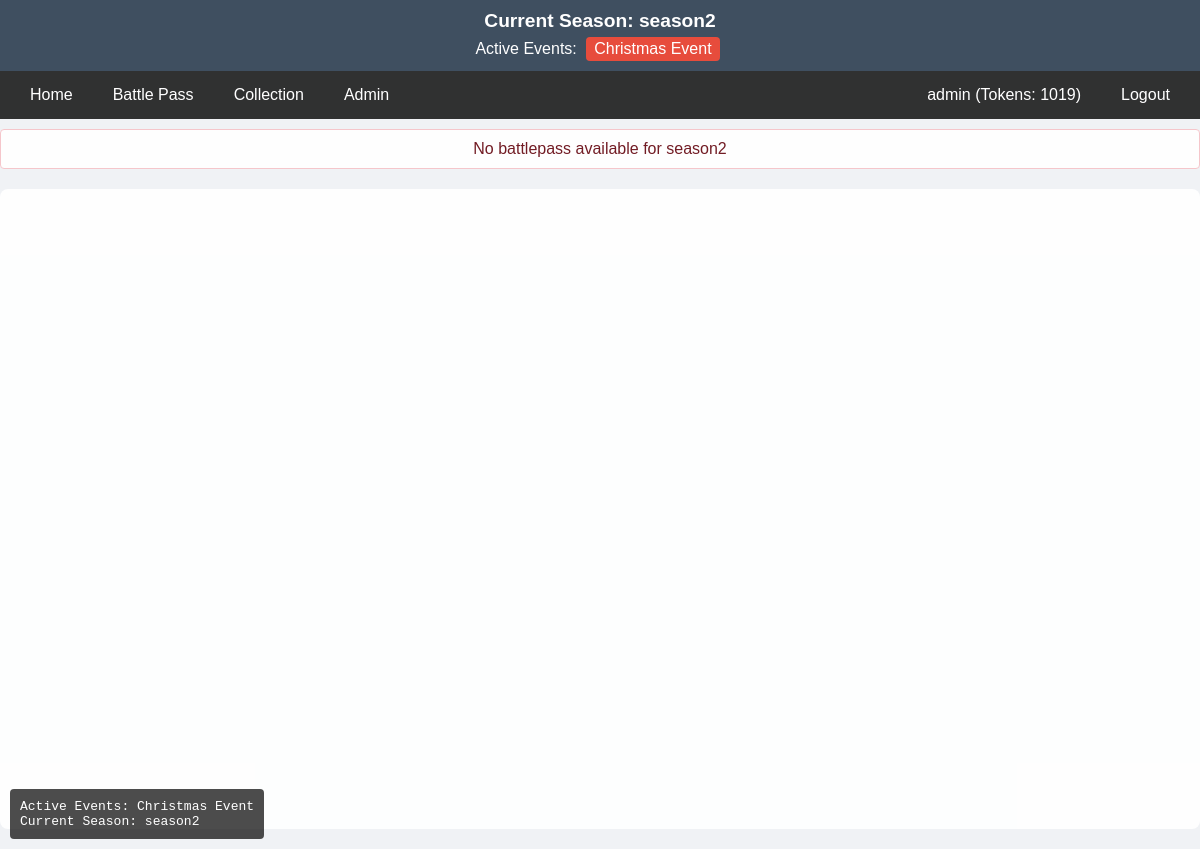
/battlepass (signed in), run on the app's committed database.
### index.py (models this page shows, shortened)
class Event(db.Model):
    id = db.Column(db.Integer, primary_key=True)
    name = db.Column(db.String(80), nullable=False)
    is_enabled = db.Column(db.Boolean, default=True)
    start_date = db.Column(db.DateTime, nullable=False)
    end_date = db.Column(db.DateTime)

class Season(db.Model):
    id = db.Column(db.Integer, primary_key=True)
    name = db.Column(db.String(80), nullable=False)
    is_current = db.Column(db.Boolean, default=False)
    is_enabled = db.Column(db.Boolean, default=True)
    start_date = db.Column(db.DateTime, nullable=False)
    end_date = db.Column(db.DateTime)

class User(UserMixin, db.Model):
    id = db.Column(db.Integer, primary_key=True)
    username = db.Column(db.String(80), unique=True, nullable=False)
    password_hash = db.Column(db.String(120), nullable=False)
    is_admin = db.Column(db.Boolean, default=False)
    viewed_images = db.Column(db.Text, default='')
    tokens = db.Column(db.Integer, default=0)

### index.py (the view, shortened to what this page needs)
@app.route('/battlepass')
@login_required
def battlepass():
    current_season = get_current_season()
    active_events = get_active_events()
    images_root = 'images'
    print(f"Current season: {current_season.name}")
    print(f"Looking for battlepass images in: {images_root}/{current_season.name}_battlepass")
    battlepass_images = []
    battlepass_folder = f"{current_season.name}_battlepass"
    folder_path = os.path.join(images_root, battlepass_folder)
    if not os.path.exists(folder_path):
        flash(f'No battlepass available for {current_season.name}')
        print(f"Battlepass folder not found: {folder_path}")
        return render_template('battlepass.html',
                             battlepass_images=[],
                             user=current_user,
                             current_season=current_season,
                             active_events=active_events,
                             season=current_season.name if current_season else None)

### index.py (called while the page is built, shortened)
@login_manager.user_loader
def load_user(user_id):
    return User.query.get(int(user_id))

def get_current_season():
    current_season = Season.query.filter_by(is_current=True).first()
    return current_season

def get_active_events():
    current_time = datetime.now()
    return Event.query.filter(
        Event.is_enabled == True,
        Event.start_date <= current_time,
        (Event.end_date >= current_time) | (Event.end_date == None)
    ).all()

### templates/battlepass.html (shortened to what this page needs)
{% extends "base.html" %}
{% block content %}
<div class="battlepass-grid">
</div>
{% endblock %}

### templates/base.html (shortened to what this page needs)
<!DOCTYPE html>
<html>
<head>
    <link rel="stylesheet" href="{{ url_for('static', filename='style.css') }}">
</head>
<body>
    {% if current_user.is_admin %}
    <div class="debug-info">
        Active Events:
        {% for event in active_events %}
            {{ event.name }}{% if not loop.last %}, {% endif %}
        {% endfor %}
        <br>
        Current Season: {{ season }}
    </div>
    {% endif %}
    <div class="header">
        {% if current_season %}
        <div class="season-banner">
            Current Season: {{ current_season.name }}
        </div>
        {% endif %}
        {% if active_events %}
        <div class="event-banner">
            Active Events:
            {% for event in active_events %}
            <span class="event-tag">{{ event.name }}</span>
            {% endfor %}
        </div>
        {% endif %}
    </div>
    <nav>
        <div class="nav-left">
            <a href="{{ url_for('index') }}">Home</a>
            <a href="{{ url_for('battlepass') }}">Battle Pass</a>
            {% if current_user.is_authenticated %}
            <a href="{{ url_for('collection') }}">Collection</a>
            {% endif %}
            {% if current_user.is_admin %}
            <a href="{{ url_for('admin') }}">Admin</a>
            {% endif %}
        </div>
        <div class="nav-right">
            {% if current_user.is_authenticated %}
            <span class="user-info">
                {{ current_user.username }}
                (Tokens: {{ current_user.tokens }})
            </span>
            <a href="{{ url_for('logout') }}">Logout</a>
            {% else %}
            <a href="{{ url_for('login') }}">Login</a>
            <a href="{{ url_for('register') }}">Register</a>
            {% endif %}
        </div>
    </nav>
    {% with messages = get_flashed_messages() %}
        {% if messages %}
            {% for message in messages %}
            <div class="flash">{{ message }}</div>
            {% endfor %}
        {% endif %}
    {% endwith %}
    <div class="content-container">
        {% block content %}{% endblock %}
    </div>
</body>
</html>

### static/style.css (style rules this page uses)
nav { display: flex; justify-content: space-between; align-items: center; padding: 1rem; background-color: #333; color: white; }
nav a { color: white; text-decoration: none; padding: 0.5rem 1rem; }
.nav-left { display: flex; gap: 1rem; }
.nav-right { display: flex; gap: 1rem; align-items: center; }
.flash { padding: 1rem; margin: 1rem 0; background-color: #f8d7da; color: #721c24; border: 1px solid #f5c6cb; border-radius: 4px; text-align: center; }
body { margin: 0; padding: 0; font-family: Arial, sans-serif; background-color: #f0f2f5; }
.battlepass-grid { display: grid; grid-template-columns: repeat(auto-fill, minmax(200px, 1fr)); gap: 20px; padding: 20px; }

### data on the page
Event: name "Christmas Event"
Season: name "season2"
User: username "admin", tokens "1019"

### other printed values
{{ message }} "No battlepass available for season2"
